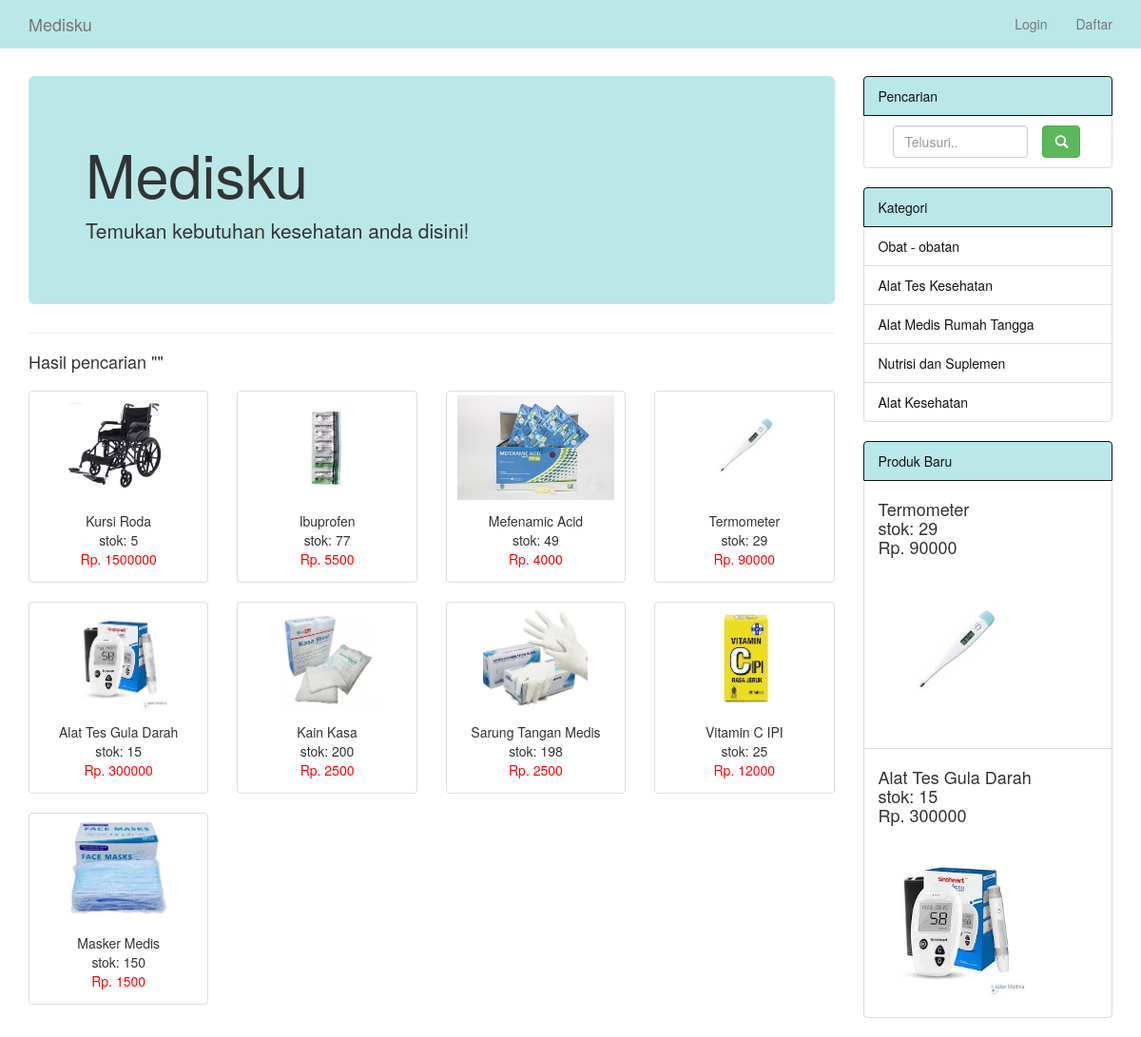
Screenshot of /search.php with the database file from the repository.
### tables this page shows
CREATE TABLE `barang` (
  `id_barang` int NOT NULL AUTO_INCREMENT,
  `nama_barang` varchar(35) NOT NULL,
  `harga` varchar(35) NOT NULL,
  `stok` int NOT NULL,
  `gambar` varchar(255) NOT NULL,
  `id_kategori` int NOT NULL,
  PRIMARY KEY (`id_barang`)
);

CREATE TABLE `kategori` (
  `id_kategori` int NOT NULL AUTO_INCREMENT,
  `kategori` varchar(35) NOT NULL,
  PRIMARY KEY (`id_kategori`)
);

### search.php (the view, shortened to what this page needs)
<?php
	include "koneksi/config.php";
?>
<!DOCTYPE html>
<html>
<head>
    <link href="assets/css/bootstrap.css" rel="stylesheet">
</head>
<body >
    <nav class="navbar navbar-default navbar-fixed-top" role="navigation">
        <div class="container">
            <div class="navbar-header">
                <a class="navbar-brand" href="index.php">Medisku</a>
            </div>
            <div class="collapse navbar-collapse" id="bs-example-navbar-collapse-1">
                <ul class="nav navbar-nav navbar-right">
                    <li>
                        <a href="login.php">Login</a>
                    </li>
                    <li>
                        <a href="daftar.php">Daftar</a>
                    </li>
                </ul>
            </div>
        </div>
    </nav>
    <div class="container" style="padding-top: 8rem;">
        <div class="row">
            <div class="col-md-9">
                <div class="jumbotron">
                    <h1>Medisku</h1>
                    <p>Temukan kebutuhan kesehatan anda disini!</p>
                </div>
                <hr>
                <div style="margin-bottom: 2rem;">
                    <h4>Hasil pencarian "<?php echo $_POST['cari'] ?>"</h4>
                </div>
                <div class="row">
                    <?php
                        $cari = $_POST['cari'];
                        $sql1 = "select * from barang where nama_barang like '%$cari%'";
                        $query1 = mysqli_query($connect,$sql1);
                        $cek = mysqli_num_rows($query1);
                        if($cek > 0){
                            while ($row = mysqli_fetch_array($query1)){ ?>
                            <div class="col-md-3 text-center col-sm-6">
                                <div class="thumbnail">
                                    <img src="image/<?php echo $row['gambar'] ?>" style="width: max-content; height: 11rem; object-fit: cover; margin-bottom: 12px">
                                    <div><?php echo ucwords($row['nama_barang']); ?></div>
                                    <div>stok: <?php echo "$row[stok]"; ?></div>
                                    <p style="color: red;">Rp. <?php echo "$row[harga]" ?> </p>
                                </div>
                            </div>
                        <?php }
                    } ?>
                </div>
            </div>
            <div class="col-md-3">
                <div>
                    <a class="list-group-item active ">Pencarian</a>
                    <ul class="list-group">
                        <li class="list-group-item">
                            <form  action="search.php" method="POST">
                                <div class="col-md-9">
                                    <input type="text" name="cari" class="form-control" placeholder="Telusuri..">
                                </div>
                                <button type="submit" class="btn btn-success"><span class="glyphicon glyphicon-search"></span></button>
                            </form>
                        </li>
                    </ul>
                </div>
                <div>
                    <a class="list-group-item active">Kategori</a>
                    <ul class="list-group">
                        <?php
                        $sql = "select * from kategori";
                        $query = mysqli_query($connect,$sql);
                        while ($data = mysqli_fetch_array($query)){ ?>
                            <li class="list-group-item"><a href="kategori.php?kategori=<?php echo "$data[id_kategori]"; ?>"><?php echo "$data[kategori]"; ?></a></li>
                        <?php } ?>
                    </ul>
                </div>
                <div>
                    <a class="list-group-item active">Produk Baru</a>
                    <ul class="list-group">
                        <?php
                            $sql_barang = "select * from barang order by id_barang desc limit 2";
                            $query_barang = mysqli_query($connect,$sql_barang);
                            while ($row = mysqli_fetch_array($query_barang)){ ?>
                            <li class="list-group-item">
                                <div>
                                    <h4><?php echo "$row[nama_barang]"; ?>
                                    <div>stok: <?php echo "$row[stok]"; ?></div>
                                    <p>Rp. <?php echo "$row[harga]" ?> </p>
                                    <img src="<?php echo "image/$row[gambar]"; ?>" style="width: max-content; height: 16rem; object-fit: cover; margin-top: 12px"/>
                                </div>
                            </li>
                        <?php } ?>
                    </ul>
                </div>
            </div>
            </div>
    </div>
</body>
</html>

### rows the page displays
barang: gambar (picture), nama_barang "Kursi Roda", stok "5", harga "1500000"
barang: gambar (picture), nama_barang "Ibuprofen", stok "77", harga "5500"
barang: gambar (picture), nama_barang "Mefenamic Acid", stok "49", harga "4000"
barang: gambar (picture), nama_barang "Termometer", stok "29", harga "90000"
barang: gambar (picture), nama_barang "Alat Tes Gula Darah", stok "15", harga "300000"
barang: gambar (picture), nama_barang "Kain Kasa", stok "200", harga "2500"
barang: gambar (picture), nama_barang "Sarung Tangan Medis", stok "198", harga "2500"
barang: gambar (picture), nama_barang "Vitamin C IPI", stok "25", harga "12000"
barang: gambar (picture), nama_barang "Masker Medis", stok "150", harga "1500"
kategori: kategori "Obat - obatan"
kategori: kategori "Alat Tes Kesehatan"
kategori: kategori "Alat Medis Rumah Tangga"
kategori: kategori "Nutrisi dan Suplemen"
kategori: kategori "Alat Kesehatan"
